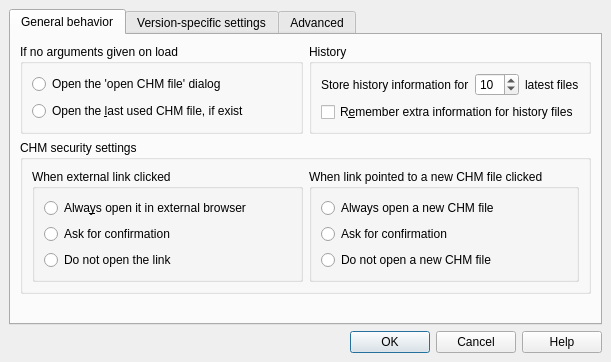
<ui version="4.0" >
 <class>DialogSetup</class>
 <widget class="QDialog" name="DialogSetup" >
  <property name="geometry" >
   <rect>
    <x>0</x>
    <y>0</y>
    <width>607</width>
    <height>362</height>
   </rect>
  </property>
  <property name="sizePolicy" >
   <sizepolicy vsizetype="Minimum" hsizetype="Minimum" >
    <horstretch>0</horstretch>
    <verstretch>0</verstretch>
   </sizepolicy>
  </property>
  <property name="windowTitle" >
   <string>KchmViewer settings</string>
  </property>
  <property name="sizeGripEnabled" >
   <bool>false</bool>
  </property>
  <property name="modal" >
   <bool>true</bool>
  </property>
  <layout class="QVBoxLayout" >
   <property name="spacing" >
    <number>6</number>
   </property>
   <property name="leftMargin" >
    <number>9</number>
   </property>
   <property name="topMargin" >
    <number>9</number>
   </property>
   <property name="rightMargin" >
    <number>9</number>
   </property>
   <property name="bottomMargin" >
    <number>9</number>
   </property>
   <item>
    <widget class="QTabWidget" name="tabWidget" >
     <property name="currentIndex" >
      <number>0</number>
     </property>
     <widget class="QWidget" name="Widget8" >
      <attribute name="title" >
       <string>General behavior</string>
      </attribute>
      <layout class="QVBoxLayout" >
       <property name="spacing" >
        <number>6</number>
       </property>
       <property name="leftMargin" >
        <number>9</number>
       </property>
       <property name="topMargin" >
        <number>9</number>
       </property>
       <property name="rightMargin" >
        <number>9</number>
       </property>
       <property name="bottomMargin" >
        <number>9</number>
       </property>
       <item>
        <layout class="QHBoxLayout" >
         <property name="spacing" >
          <number>6</number>
         </property>
         <property name="leftMargin" >
          <number>0</number>
         </property>
         <property name="topMargin" >
          <number>0</number>
         </property>
         <property name="rightMargin" >
          <number>0</number>
         </property>
         <property name="bottomMargin" >
          <number>0</number>
         </property>
         <item>
          <widget class="QGroupBox" name="buttonGroup1" >
           <property name="title" >
            <string>If no arguments given on load</string>
           </property>
           <layout class="QVBoxLayout" >
            <property name="spacing" >
             <number>6</number>
            </property>
            <property name="leftMargin" >
             <number>9</number>
            </property>
            <property name="topMargin" >
             <number>9</number>
            </property>
            <property name="rightMargin" >
             <number>9</number>
            </property>
            <property name="bottomMargin" >
             <number>9</number>
            </property>
            <item>
             <widget class="QRadioButton" name="m_radioOnBeginOpenDialog" >
              <property name="text" >
               <string>Open the 'open CHM file' dialog</string>
              </property>
             </widget>
            </item>
            <item>
             <widget class="QRadioButton" name="m_radioOnBeginOpenLast" >
              <property name="text" >
               <string>Open the &amp;last used CHM file, if exist</string>
              </property>
              <property name="shortcut" >
               <string>Alt+L</string>
              </property>
             </widget>
            </item>
           </layout>
          </widget>
         </item>
         <item>
          <widget class="QGroupBox" name="buttonGroup2" >
           <property name="title" >
            <string>History</string>
           </property>
           <layout class="QVBoxLayout" >
            <property name="spacing" >
             <number>6</number>
            </property>
            <property name="leftMargin" >
             <number>9</number>
            </property>
            <property name="topMargin" >
             <number>9</number>
            </property>
            <property name="rightMargin" >
             <number>9</number>
            </property>
            <property name="bottomMargin" >
             <number>9</number>
            </property>
            <item>
             <layout class="QHBoxLayout" >
              <property name="spacing" >
               <number>6</number>
              </property>
              <property name="leftMargin" >
               <number>0</number>
              </property>
              <property name="topMargin" >
               <number>0</number>
              </property>
              <property name="rightMargin" >
               <number>0</number>
              </property>
              <property name="bottomMargin" >
               <number>0</number>
              </property>
              <item>
               <widget class="QLabel" name="textLabel1" >
                <property name="text" >
                 <string>Store history information for</string>
                </property>
                <property name="wordWrap" >
                 <bool>false</bool>
                </property>
               </widget>
              </item>
              <item>
               <widget class="QSpinBox" name="m_historySize" >
                <property name="prefix" >
                 <string/>
                </property>
                <property name="value" >
                 <number>10</number>
                </property>
               </widget>
              </item>
              <item>
               <widget class="QLabel" name="textLabel2" >
                <property name="text" >
                 <string>latest files</string>
                </property>
                <property name="wordWrap" >
                 <bool>false</bool>
                </property>
               </widget>
              </item>
             </layout>
            </item>
            <item>
             <widget class="QCheckBox" name="m_rememberHistoryInfo" >
              <property name="toolTip" >
               <string>Remembers the information about the files, which were opened. Remembers last opened page, search history, font size, bookmarks and so on.</string>
              </property>
              <property name="text" >
               <string>R&amp;emember extra information for history files</string>
              </property>
              <property name="shortcut" >
               <string>Alt+E</string>
              </property>
             </widget>
            </item>
           </layout>
          </widget>
         </item>
        </layout>
       </item>
       <item>
        <widget class="QGroupBox" name="groupBox1" >
         <property name="title" >
          <string>CHM security settings</string>
         </property>
         <layout class="QHBoxLayout" >
          <property name="spacing" >
           <number>6</number>
          </property>
          <property name="leftMargin" >
           <number>9</number>
          </property>
          <property name="topMargin" >
           <number>9</number>
          </property>
          <property name="rightMargin" >
           <number>9</number>
          </property>
          <property name="bottomMargin" >
           <number>9</number>
          </property>
          <item>
           <widget class="QGroupBox" name="buttonGroup4" >
            <property name="title" >
             <string>When external link clicked</string>
            </property>
            <layout class="QVBoxLayout" >
             <property name="spacing" >
              <number>6</number>
             </property>
             <property name="leftMargin" >
              <number>9</number>
             </property>
             <property name="topMargin" >
              <number>9</number>
             </property>
             <property name="rightMargin" >
              <number>9</number>
             </property>
             <property name="bottomMargin" >
              <number>9</number>
             </property>
             <item>
              <widget class="QRadioButton" name="m_radioExtLinkOpenAlways" >
               <property name="text" >
                <string>Alwa&amp;ys open it in external browser</string>
               </property>
               <property name="shortcut" >
                <string>Alt+Y</string>
               </property>
              </widget>
             </item>
             <item>
              <widget class="QRadioButton" name="m_radioExtLinkAsk" >
               <property name="text" >
                <string>Ask for confirmation</string>
               </property>
              </widget>
             </item>
             <item>
              <widget class="QRadioButton" name="m_radioExtLinkOpenNever" >
               <property name="text" >
                <string>Do not open the link</string>
               </property>
               <property name="shortcut" >
                <string/>
               </property>
              </widget>
             </item>
            </layout>
           </widget>
          </item>
          <item>
           <widget class="QGroupBox" name="buttonGroup5" >
            <property name="title" >
             <string>When link pointed to a new CHM file clicked</string>
            </property>
            <layout class="QVBoxLayout" >
             <property name="spacing" >
              <number>6</number>
             </property>
             <property name="leftMargin" >
              <number>9</number>
             </property>
             <property name="topMargin" >
              <number>9</number>
             </property>
             <property name="rightMargin" >
              <number>9</number>
             </property>
             <property name="bottomMargin" >
              <number>9</number>
             </property>
             <item>
              <widget class="QRadioButton" name="m_radioNewChmOpenAlways" >
               <property name="text" >
                <string>Always open a new CHM file</string>
               </property>
              </widget>
             </item>
             <item>
              <widget class="QRadioButton" name="m_radioNewChmAsk" >
               <property name="text" >
                <string>Ask for confirmation</string>
               </property>
              </widget>
             </item>
             <item>
              <widget class="QRadioButton" name="m_radioNewChmOpenNever" >
               <property name="text" >
                <string>Do not open a new CHM file</string>
               </property>
              </widget>
             </item>
            </layout>
           </widget>
          </item>
         </layout>
        </widget>
       </item>
       <item>
        <spacer>
         <property name="orientation" >
          <enum>Qt::Vertical</enum>
         </property>
         <property name="sizeHint" >
          <size>
           <width>20</width>
           <height>40</height>
          </size>
         </property>
        </spacer>
       </item>
      </layout>
     </widget>
     <widget class="QWidget" name="Widget9" >
      <attribute name="title" >
       <string>Version-specific settings</string>
      </attribute>
      <layout class="QVBoxLayout" >
       <property name="spacing" >
        <number>6</number>
       </property>
       <property name="leftMargin" >
        <number>9</number>
       </property>
       <property name="topMargin" >
        <number>9</number>
       </property>
       <property name="rightMargin" >
        <number>9</number>
       </property>
       <property name="bottomMargin" >
        <number>9</number>
       </property>
       <item>
        <widget class="QGroupBox" name="m_groupKDEsettings" >
         <property name="title" >
          <string>KDE version settings</string>
         </property>
         <layout class="QHBoxLayout" >
          <property name="spacing" >
           <number>6</number>
          </property>
          <property name="leftMargin" >
           <number>9</number>
          </property>
          <property name="topMargin" >
           <number>9</number>
          </property>
          <property name="rightMargin" >
           <number>9</number>
          </property>
          <property name="bottomMargin" >
           <number>9</number>
          </property>
          <item>
           <widget class="QGroupBox" name="buttonGroup5_2" >
            <property name="title" >
             <string>To show HTML content, use</string>
            </property>
            <layout class="QVBoxLayout" >
             <property name="spacing" >
              <number>6</number>
             </property>
             <property name="leftMargin" >
              <number>9</number>
             </property>
             <property name="topMargin" >
              <number>9</number>
             </property>
             <property name="rightMargin" >
              <number>9</number>
             </property>
             <property name="bottomMargin" >
              <number>9</number>
             </property>
             <item>
              <widget class="QRadioButton" name="m_radioUseQtextBrowser" >
               <property name="text" >
                <string>&amp;QTextBrowser-based widget</string>
               </property>
               <property name="shortcut" >
                <string>Alt+Q</string>
               </property>
              </widget>
             </item>
             <item>
              <widget class="QRadioButton" name="m_radioUseKHTMLPart" >
               <property name="text" >
                <string>&amp;KHTMLPart-based widget</string>
               </property>
               <property name="shortcut" >
                <string>Alt+K</string>
               </property>
              </widget>
             </item>
             <item>
              <widget class="QRadioButton" name="m_radioUseQtWebkit" >
               <property name="text" >
                <string>Qt &amp;Webkit (requires Qt 4.4 or higher)</string>
               </property>
              </widget>
             </item>
            </layout>
           </widget>
          </item>
          <item>
           <widget class="QGroupBox" name="groupKhtmlSecurity" >
            <property name="title" >
             <string>KHTMLPart security</string>
            </property>
            <layout class="QGridLayout" >
             <property name="leftMargin" >
              <number>9</number>
             </property>
             <property name="topMargin" >
              <number>9</number>
             </property>
             <property name="rightMargin" >
              <number>9</number>
             </property>
             <property name="bottomMargin" >
              <number>9</number>
             </property>
             <property name="horizontalSpacing" >
              <number>6</number>
             </property>
             <property name="verticalSpacing" >
              <number>6</number>
             </property>
             <item row="1" column="1" >
              <widget class="QCheckBox" name="m_enableRefresh" >
               <property name="text" >
                <string>Enable &amp;refresh</string>
               </property>
               <property name="shortcut" >
                <string>Alt+R</string>
               </property>
              </widget>
             </item>
             <item row="1" column="0" >
              <widget class="QCheckBox" name="m_enableJava" >
               <property name="text" >
                <string>Enable &amp;Java</string>
               </property>
               <property name="shortcut" >
                <string>Alt+J</string>
               </property>
              </widget>
             </item>
             <item row="0" column="1" >
              <widget class="QCheckBox" name="m_enablePlugins" >
               <property name="text" >
                <string>Enable &amp;plugins</string>
               </property>
               <property name="shortcut" >
                <string>Alt+P</string>
               </property>
              </widget>
             </item>
             <item row="0" column="0" >
              <widget class="QCheckBox" name="m_enableJS" >
               <property name="text" >
                <string>Enable Java&amp;Script</string>
               </property>
               <property name="shortcut" >
                <string>Alt+S</string>
               </property>
              </widget>
             </item>
            </layout>
           </widget>
          </item>
         </layout>
        </widget>
       </item>
       <item>
        <spacer>
         <property name="orientation" >
          <enum>Qt::Vertical</enum>
         </property>
         <property name="sizeHint" >
          <size>
           <width>20</width>
           <height>40</height>
          </size>
         </property>
        </spacer>
       </item>
      </layout>
     </widget>
     <widget class="QWidget" name="TabPage" >
      <attribute name="title" >
       <string>Advanced</string>
      </attribute>
      <layout class="QVBoxLayout" >
       <item>
        <widget class="QGroupBox" name="buttonGroup7" >
         <property name="title" >
          <string>View HTML source command uses</string>
         </property>
         <layout class="QVBoxLayout" >
          <property name="spacing" >
           <number>6</number>
          </property>
          <property name="leftMargin" >
           <number>9</number>
          </property>
          <property name="topMargin" >
           <number>9</number>
          </property>
          <property name="rightMargin" >
           <number>9</number>
          </property>
          <property name="bottomMargin" >
           <number>9</number>
          </property>
          <item>
           <widget class="QRadioButton" name="m_advViewSourceInternal" >
            <property name="text" >
             <string>Built-in HTML source viewer</string>
            </property>
            <property name="shortcut" >
             <string/>
            </property>
           </widget>
          </item>
          <item>
           <widget class="QRadioButton" name="m_advViewSourceExternal" >
            <property name="text" >
             <string>E&amp;xternal program, specified below</string>
            </property>
            <property name="shortcut" >
             <string>Alt+X</string>
            </property>
           </widget>
          </item>
          <item>
           <layout class="QHBoxLayout" >
            <property name="spacing" >
             <number>6</number>
            </property>
            <property name="leftMargin" >
             <number>0</number>
            </property>
            <property name="topMargin" >
             <number>0</number>
            </property>
            <property name="rightMargin" >
             <number>0</number>
            </property>
            <property name="bottomMargin" >
             <number>0</number>
            </property>
            <item>
             <widget class="QLabel" name="textLabel1_3" >
              <property name="text" >
               <string>External program:</string>
              </property>
              <property name="wordWrap" >
               <bool>false</bool>
              </property>
             </widget>
            </item>
            <item>
             <widget class="QLineEdit" name="m_advExternalProgramName" />
            </item>
            <item>
             <widget class="QPushButton" name="btnBrowse" >
              <property name="text" >
               <string>&amp;Browse</string>
              </property>
             </widget>
            </item>
           </layout>
          </item>
         </layout>
        </widget>
       </item>
       <item>
        <widget class="QGroupBox" name="groupBox" >
         <property name="title" >
          <string>Other</string>
         </property>
         <layout class="QVBoxLayout" >
          <item>
           <widget class="QCheckBox" name="boxLayoutDirectionRL" >
            <property name="text" >
             <string>Use right-to-left layout direction (Arabic adn Hebrew layouts)</string>
            </property>
           </widget>
          </item>
          <item>
           <widget class="QCheckBox" name="boxAutodetectEncoding" >
            <property name="text" >
             <string>Do not automatically detect encoding for KHTMLPart and WebKit browsers</string>
            </property>
           </widget>
          </item>
         </layout>
        </widget>
       </item>
       <item>
        <spacer>
         <property name="orientation" >
          <enum>Qt::Vertical</enum>
         </property>
         <property name="sizeHint" >
          <size>
           <width>567</width>
           <height>21</height>
          </size>
         </property>
        </spacer>
       </item>
      </layout>
     </widget>
    </widget>
   </item>
   <item>
    <widget class="QDialogButtonBox" name="buttonBox" >
     <property name="orientation" >
      <enum>Qt::Horizontal</enum>
     </property>
     <property name="standardButtons" >
      <set>QDialogButtonBox::Cancel|QDialogButtonBox::Help|QDialogButtonBox::NoButton|QDialogButtonBox::Ok</set>
     </property>
    </widget>
   </item>
  </layout>
 </widget>
 <layoutdefault spacing="6" margin="11" />
 <pixmapfunction>qPixmapFromMimeSource</pixmapfunction>
 <tabstops>
  <tabstop>m_radioOnBeginOpenDialog</tabstop>
  <tabstop>m_radioOnBeginOpenLast</tabstop>
  <tabstop>m_historySize</tabstop>
  <tabstop>m_rememberHistoryInfo</tabstop>
  <tabstop>m_radioExtLinkOpenAlways</tabstop>
  <tabstop>m_radioExtLinkAsk</tabstop>
  <tabstop>m_radioExtLinkOpenNever</tabstop>
  <tabstop>m_radioNewChmOpenAlways</tabstop>
  <tabstop>m_radioNewChmAsk</tabstop>
  <tabstop>m_radioNewChmOpenNever</tabstop>
  <tabstop>m_radioUseQtextBrowser</tabstop>
  <tabstop>m_radioUseKHTMLPart</tabstop>
  <tabstop>m_enableJS</tabstop>
  <tabstop>m_enableJava</tabstop>
  <tabstop>m_enablePlugins</tabstop>
  <tabstop>m_enableRefresh</tabstop>
  <tabstop>m_advViewSourceInternal</tabstop>
  <tabstop>m_advViewSourceExternal</tabstop>
  <tabstop>m_advExternalProgramName</tabstop>
  <tabstop>buttonBox</tabstop>
  <tabstop>tabWidget</tabstop>
 </tabstops>
 <resources/>
 <connections>
  <connection>
   <sender>m_radioUseKHTMLPart</sender>
   <signal>toggled(bool)</signal>
   <receiver>groupKhtmlSecurity</receiver>
   <slot>setEnabled(bool)</slot>
   <hints>
    <hint type="sourcelabel" >
     <x>57</x>
     <y>271</y>
    </hint>
    <hint type="destinationlabel" >
     <x>318</x>
     <y>214</y>
    </hint>
   </hints>
  </connection>
  <connection>
   <sender>m_advViewSourceExternal</sender>
   <signal>toggled(bool)</signal>
   <receiver>m_advExternalProgramName</receiver>
   <slot>setEnabled(bool)</slot>
   <hints>
    <hint type="sourcelabel" >
     <x>44</x>
     <y>113</y>
    </hint>
    <hint type="destinationlabel" >
     <x>148</x>
     <y>143</y>
    </hint>
   </hints>
  </connection>
  <connection>
   <sender>m_radioUseQtextBrowser</sender>
   <signal>toggled(bool)</signal>
   <receiver>groupKhtmlSecurity</receiver>
   <slot>setDisabled(bool)</slot>
   <hints>
    <hint type="sourcelabel" >
     <x>57</x>
     <y>243</y>
    </hint>
    <hint type="destinationlabel" >
     <x>318</x>
     <y>214</y>
    </hint>
   </hints>
  </connection>
  <connection>
   <sender>buttonBox</sender>
   <signal>accepted()</signal>
   <receiver>DialogSetup</receiver>
   <slot>accept()</slot>
   <hints>
    <hint type="sourcelabel" >
     <x>481</x>
     <y>326</y>
    </hint>
    <hint type="destinationlabel" >
     <x>445</x>
     <y>346</y>
    </hint>
   </hints>
  </connection>
  <connection>
   <sender>buttonBox</sender>
   <signal>rejected()</signal>
   <receiver>DialogSetup</receiver>
   <slot>reject()</slot>
   <hints>
    <hint type="sourcelabel" >
     <x>557</x>
     <y>316</y>
    </hint>
    <hint type="destinationlabel" >
     <x>598</x>
     <y>262</y>
    </hint>
   </hints>
  </connection>
 </connections>
</ui>
